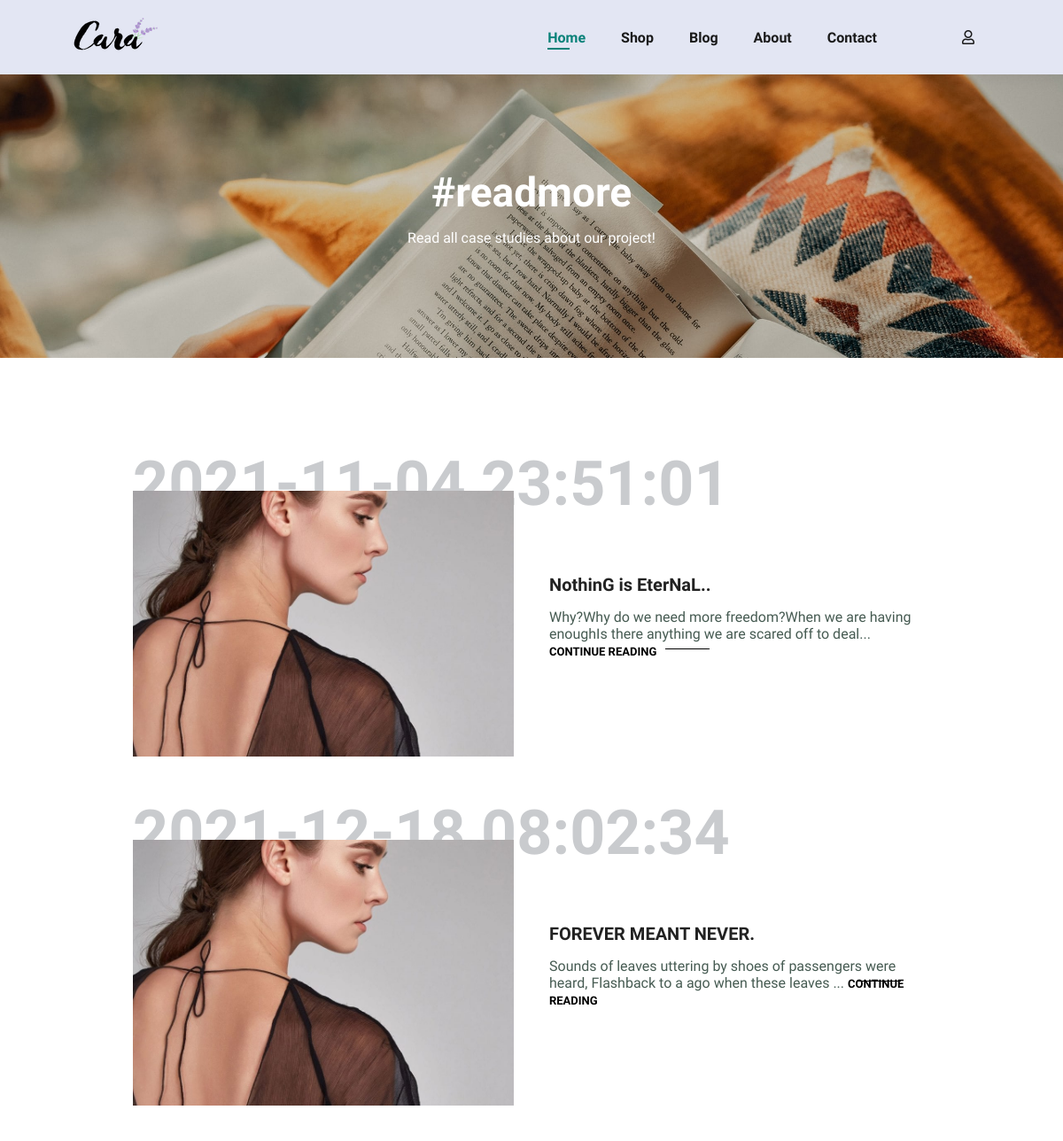
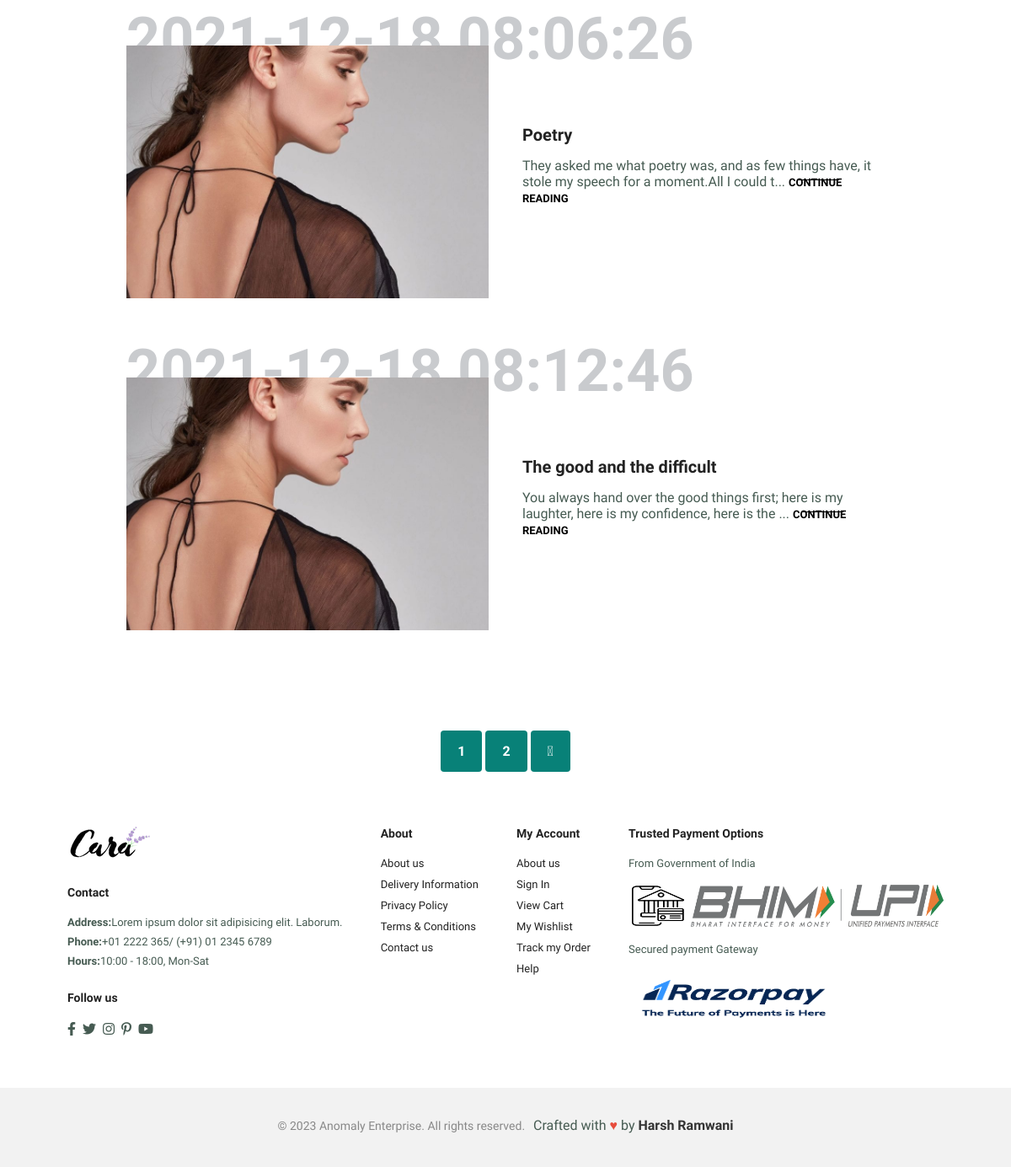
Screenshot of /blog.php with the database file from the repository (2 pictures, top to bottom).
### tables this page shows
CREATE TABLE `allblogs` (
  `blog_sno` int(11) NOT NULL,
  `username` text NOT NULL,
  `email` text NOT NULL,
  `blog_title` text NOT NULL,
  `blog_subtitle` text NOT NULL,
  `blog_content` text NOT NULL,
  `time` datetime NOT NULL DEFAULT current_timestamp()
);

### blog.php (the view, shortened to what this page needs)
<?php include 'include/header.php'; ?>
<section id="page-header" class="blog-header">
    <h2>#readmore</h2>
    <p>Read all case studies about our project!</p>
</section>
<section id="blog">
    <?php
    $sql = "SELECT * FROM allblogs";
    $result = $conn->query($sql);
    if ($result->num_rows > 0) {
        $postIndex = 1;
        while ($row = $result->fetch_assoc()) {
            $title = $row['blog_title'];
            $content = $row['blog_content'];
            $date = $row['time'];
            $imageFileName = 'b' . $postIndex . '.jpg';
            echo '<div class="blog-box">';
            echo '    <div class="blog-img">';
            echo '        <img src="img/blog/' . $imageFileName . '" alt="blog" class="small-image">';
            echo '    </div>';
            echo '    <div class="blog-details">';
            echo '        <h4>' . $title . '</h4>';
            echo '        <div class="content-wrapper">';
            if (strlen($content) > 100) {
                echo '        <p>' . substr($content, 0, 100) . '... <a href="#" class="read-more">CONTINUE READING</a></p>';
            } else {
                echo '        <p>' . $content . '</p>';
            }
            echo '        </div>';
            echo '    </div>';
            echo '    <h1>' . $date . '</h1>';
            echo '</div>';
        }
    } else {
        echo 'No blog posts available.';
    }
    ?>
</section>
    <section id="pagination" class="section-p1">
        <a href="#">1</a>
        <a href="#">2</a>
        <a href="#"><i class="fal fa-long-arrow-alt-right"></i></a>
    </section>
<?php include 'include/footer.php'; ?>

### include/header.php (shortened to what this page needs)
<!DOCTYPE html>
<html lang="en">
<head>
    <link rel="stylesheet" href="css/style.css">
    <link rel="stylesheet" href="https://pro.fontawesome.com/releases/v5.10.0/css/all.css">
</head>
<body>
    <section id="header">
        <a href="home.php"><img src="img/logo.png" alt="logo" class="logo"></a>
        <div>
            <ul id="navbar">
                <li><a class="active" href="home.php">Home</a></li>
                <li><a href="shop.php">Shop</a></li>
                <li><a href="blog.php">Blog</a></li>
                <li><a href="about.php">About</a></li>
                <li><a href="contact.php">Contact</a></li>
                <li id="lg-bag"><a href="cart.php"><i class="far fa-shopping-bag"></i></a></li>
                <?php
                if (isset($_SESSION["username"])) {
                    echo '<li id="lg-user"><a href="logout.php"><i class="far fa-user"></i></a></li>';
                } else {
                    echo '<li id="lg-user"><a href="login.php"><i class="far fa-user"></i></a></li>';
                }
                ?>
            </ul>
        </div>
    </section>

### include/footer.php (shortened to what this page needs)
<footer class="section-p1">
        <div class="col">
            <img src="img/logo.png" class="logo" alt="logo">
            <h4>Contact</h4>
            <p><strong>Address:</strong>Lorem ipsum dolor sit adipisicing elit. Laborum.</p>
            <p><strong>Phone:</strong>+01 2222 365/ (+91) 01 2345 6789</p>
            <p><strong>Hours:</strong>10:00 - 18:00, Mon-Sat</p>
            <div class="follow">
                <h4>Follow us</h4>
                <div class="icon">
                    <i class="fab fa-facebook-f"></i>
                    <i class="fab fa-twitter"></i>
                    <i class="fab fa-instagram"></i>
                    <i class="fab fa-pinterest-p"></i>
                    <i class="fab fa-youtube"></i>
                </div>
            </div>
        </div>
        <div class="col">
            <h4>About</h4>
            <a href="about.php">About us</a>
            <a href="#">Delivery Information</a>
            <a href="#">Privacy Policy</a>
            <a href="#">Terms & Conditions</a>
            <a href="contact.php">Contact us</a>
        </div>
        <div class="col">
            <h4>My Account</h4>
            <a href="about.php">About us</a>
            <a href="login.php">Sign In</a>
            <a href="cart.php">View Cart</a>
            <a href="#">My Wishlist</a>
            <a href="#">Track my Order</a>
            <a href="#">Help</a>
        </div>
        <div class="col install">
            <h4>Trusted Payment Options</h4>
            <p>From Government of India</p>
            <div class="row">
                <img src="img/pay/mobile-banking.png" width="70px" height="50px" alt="">
                <img src="img/pay/Bhim-Upi-Logo.png" width="300px" height="50px" alt="">
            </div>
            <p>Secured payment Gateway</p>
            <img src="img/pay/razorpay.png" width="250px" height="60px">
        </div>
    </footer>
    <div class="new-copy" style="display: flex; justify-content: center; align-items: center; text-align: center; background-color: #f2f2f2; padding: 20px;">
        <p style="font-size: 14px; color: #888;">&copy; 2023 Anomaly Enterprise. All rights reserved.</p>
        <p style="font-size: 16px; margin-left: 10px;">Crafted with <span style="color: #e74c3c;">&#9829;</span> by <span style="color: #333; font-weight: bold;">Harsh Ramwani</span></p>
    </div>
</body>
</html>

### css/style.css (style rules this page uses)
* { margin: 0; padding: 0; box-sizing: border-box; font-family: 'Spartan',sans-serif; }
h1 { font-size: 50px; line-height: 64px; color: #222; }
h2 { font-size: 46px; line-height: 54px; color: #222; }
h4 { font-size: 20px; color: #222; }
h4 { font-size: 12px; font-weight: 700; }
p { font-size: 16px; color: #465b52; margin: 15px 0 20px 0; }
.section-p1 { padding: 40px 80px; }
body { width: 100%; }
#header { display: flex; align-items: center; justify-content: space-between; padding: 20px 80px; background: #E3E6F3; box-shadow: 0 5px 15px rgba(0,0,0,0.06); z-index: 999; position: sticky; top: 0; left: 0; }
#navbar { display: flex; justify-content: center; align-items: center; }
#navbar li { list-style: none; padding: 0 20px; position: relative; }
#navbar li a { text-decoration: none; font-size: 16px; font-weight: 600; color: #1a1a1a; transition: 0.3s ease; }
#navbar li a:hover, #navbar li a.active { color: #088178; }
#navbar li a.active::after, #navbar li a:hover::after { content: ""; width: 30%; height: 2px; background: #088178; position: absolute; bottom: -4px; left: 20px; }
footer { display: flex; flex-wrap: wrap; justify-content: space-between; }
footer .col { display: flex; flex-direction: column; align-items: flex-start; margin-bottom: 20px; }
footer .logo { margin-bottom: 30px; }
footer h4 { font-size: 14px; padding-bottom: 20px; }
footer p { font-size: 13px; margin: 0 0 8px 0; }
footer a { font-size: 13px; text-decoration: none; margin-bottom: 10px; color: #222; }
footer .follow { margin-top: 20px; }
footer .follow i { color: #465b52; padding-right: 4px; cursor: pointer; }
footer .install img { margin: 10px 0 15px 0; }
#page-header { background-image: url(../img/banner/b1.jpg); width: 100%; height: 40vh; background-size: cover; display: flex; justify-content: center; text-align: center; flex-direction: column; padding: 14px; }
#page-header h2, #page-header p { color: #fff; }
#pagination { text-align: center; }
#pagination a { text-decoration: none; background-color: #088178; padding: 15px 20px; border-radius: 4px; color: #fff; font-weight: 600; }
#pagination a i { font-size: 16px; font-weight: 600; }
#page-header.blog-header { background-image: url("../img/banner/b19.jpg"); }
#blog { padding: 150px 150px 0 150px; }
#blog .blog-box { display: flex; align-items: center; width: 100%; position: relative; padding-bottom: 90px; }
#blog .blog-img { width: 50%; margin-right: 40px; }
#blog img { width: 100%; height: 300px; object-fit: cover; }
#blog .blog-details { width: 50%; }
#blog .blog-details h4 { font-size: 20px; }
#blog .blog-details a { text-decoration: none; font-size: 11px; color: #000; font-weight: 700; font-size: 13px; position: relative; transition: 0.3s; }
#blog .blog-details a::after { content: ""; width: 50px; height: 1px; background-color: #000; position: absolute; top: 4px; right: -60px; }
#blog .blog-box h1 { position: absolute; top: -40px; left: 0; font-size: 70px; font-weight: 700; color: #c9cbce; z-index: -10; }

### blog.php (style rules this page uses)
.small-image { width: 100px; height: auto; }

### rows the page displays
allblogs: blog_title "NothinG is EterNaL..", blog_content "Why?Why do we need more freedom?When we are having enoughIs there anything we are scared off to deal", time "2021-11-04 23:51:01"
allblogs: blog_title "FOREVER MEANT NEVER.", blog_content "Sounds of leaves uttering by shoes of passengers were heard, Flashback to a ago when these leaves", time "2021-12-18 08:02:34"
allblogs: blog_title "Poetry", blog_content "They asked me what poetry was, and as few things have, it stole my speech for a moment.All I could t", time "2021-12-18 08:06:26"
allblogs: blog_title "The good and the difficult", blog_content "You always hand over the good things first; here is my laughter, here is my confidence, here is the", time "2021-12-18 08:12:46"
